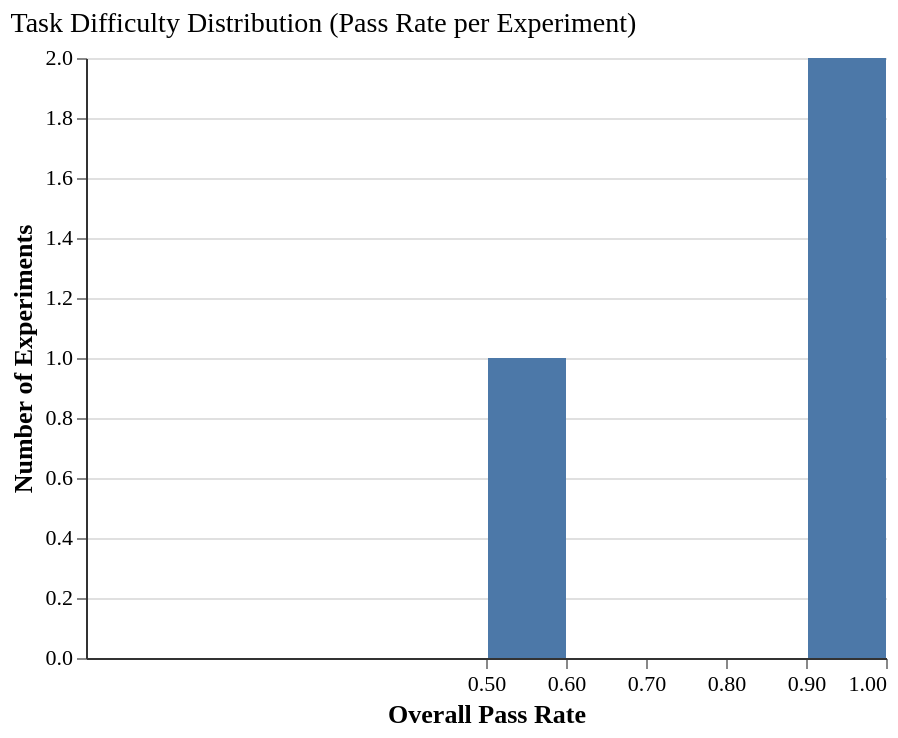

Write a Vega-Lite specification for this figure.
### Vega-Lite specification from a JSON file in a GitHub repository (floating-point values rounded to 4 significant figures)
{"config": {"font": "serif", "axis": {"labelFontSize": 11, "titleFontSize": 13, "gridColor": "#e0e0e0", "domainColor": "#333333"}, "legend": {"labelFontSize": 11, "titleFontSize": 12}, "title": {"fontSize": 14, "anchor": "start", "fontWeight": "normal"}, "view": {"stroke": null, "continuousWidth": 400, "continuousHeight": 300}, "mark": {"tooltip": true}}, "data": {"name": "data-e5bea49975c25cd44d0112f7160376cb"}, "mark": {"type": "bar"}, "encoding": {"tooltip": [{"bin": {"step": 0.1}, "field": "pass_rate", "title": "Pass Rate Bin", "type": "quantitative"}, {"aggregate": "count", "title": "Count", "type": "quantitative"}], "x": {"bin": {"step": 0.1}, "field": "pass_rate", "scale": {"domain": [0, 1]}, "title": "Overall Pass Rate", "type": "quantitative"}, "y": {"aggregate": "count", "title": "Number of Experiments", "type": "quantitative"}}, "title": "Task Difficulty Distribution (Pass Rate per Experiment)", "$schema": "https://vega.github.io/schema/vega-lite/v6.1.0.json", "datasets": {"data-e5bea49975c25cd44d0112f7160376cb": [{"experiment": "test-001", "pass_rate": 0.5194}, {"experiment": "test-002", "pass_rate": 0.95}, {"experiment": "test-003", "pass_rate": 0.9556}]}}
